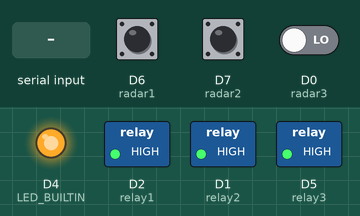
Bench run of a sketch on a simulated ESP8266 (NodeMCU). On the bench: switched loads named in the sketch (green lamp = pin HIGH), output pins drawn as LEDs (lit = HIGH, except the on-board LED, lit = LOW). The inputs (shaded band) are chosen by the test bench; at power-on: D6 (radar1) HIGH, D7 (radar2) HIGH, D0 (radar3) LOW. What the sketch prints to the serial monitor is not drawn.

Above: at 1.8 s.
1.9 s: D6 (radar1) pulled LOW for 0.6 s
At 2.4 s:
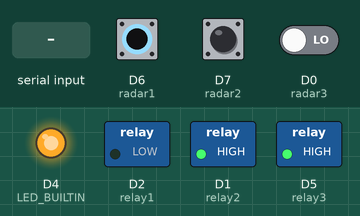
4.5 s: D7 (radar2) pulled LOW for 0.6 s
At 5.8 s:
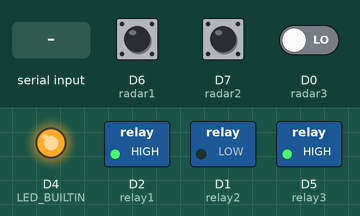
7.5 s: "1\n" received over Serial
At 9.4 s:
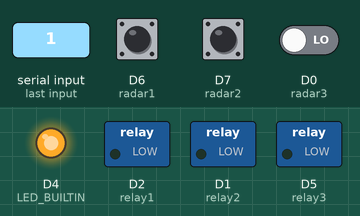
Timing chart, 0 to 10.9 s (numbered marks = the images above; inputs shaded):
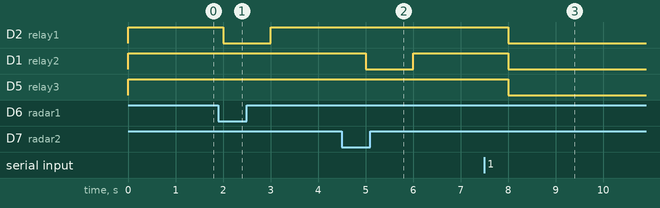

Measured:
- after the input at 1.9 s, D2 (relay1): HIGH → LOW after 0.10 s, → HIGH 1.0 s later
- after the input at 4.5 s, D1 (relay2): HIGH → LOW after 0.50 s, → HIGH 1.0 s later
- after the input at 7.5 s, D2 (relay1), D1 (relay2), D5 (relay3): HIGH → LOW after 0.51 s

The sketch:

TA_Sistem2.ino
```cpp
// INI SISTEM2
#include <ArduinoJson.h>

#define radar1 D6
#define radar2 D7
#define radar3 D0
#define relay1 D2
#define relay2 D1
#define relay3 D5

int currentRelay1State = HIGH;
int currentRelay2State = HIGH;
int currentRelay3State = HIGH;

String inputString = "";  // A string to hold incoming data
bool stringComplete = false;  // Whether the string is complete
int communication = 2; // 1 untuk sistem1 ke sistem2, 2 untuk sistem2 ke sistem1
int automation = 1; // 0 Manual || 1 Otomatis
int radar_atas = -1;
int currentRadar1, currentRadar2, currentRadar3;

void setup() {
  Serial.begin(115200);
  pinMode(radar1, INPUT_PULLUP);
  pinMode(radar2, INPUT_PULLUP);
  pinMode(radar3, INPUT); // Buat PULLUP EKSTERNAL
  pinMode(relay1, OUTPUT);
  pinMode(relay2, OUTPUT);
  pinMode(relay3, OUTPUT);
  pinMode(LED_BUILTIN, OUTPUT);
  digitalWrite(LED_BUILTIN, LOW);
}

void loop() {
  currentRadar1 = digitalRead(radar1);
  currentRadar2 = digitalRead(radar2);
  currentRadar3 = digitalRead(radar3);

  if (automation == 1) {
    currentRelay1State = (currentRadar1 == LOW) ? LOW : HIGH;
    currentRelay2State = (currentRadar2 == LOW) ? LOW : HIGH;
    currentRelay3State = (radar_atas == LOW) ? LOW : HIGH; //RADAR ATAS KOSONG = mendorong air ke atas

    digitalWrite(relay1, currentRelay1State);
    digitalWrite(relay2, currentRelay2State);
    digitalWrite(relay3, currentRelay3State);
  }

  // MENGIRIM KOMUNIKASI
  if (communication == 2) {
    sendCommunication();
  }

  // MENERIMA KOMUNIKASI
  if (stringComplete) {
    StaticJsonDocument<250> doc;
    DeserializationError error = deserializeJson(doc, inputString);

    if (!error) {
      radar_atas = doc["radar_atas"];
      automation = doc["automation"];
      communication = doc["communication"];

      if (automation == 0) {
        currentRelay1State = doc["relay1State"];
        currentRelay2State = doc["relay2State"];
        currentRelay3State = doc["relay3State"];
        digitalWrite(relay1, currentRelay1State);
        digitalWrite(relay2, currentRelay2State);
        digitalWrite(relay3, currentRelay3State);
      }
    } else {
      communication = 1;
      sendCommunication();
    }

    inputString = "";
    stringComplete = false;
  }

  serialEvent();  // Call serialEvent manually
  delay(1000);
}

void serialEvent() {
  while (Serial.available()) {
    char inChar = (char)Serial.read();
    if (inChar == '\n') {
      stringComplete = true;
    } else {
      inputString += inChar;
    }
  }
}

void sendCommunication() {
  communication = 1;

  StaticJsonDocument<250> doc;
  doc["relay1State"] = currentRelay1State;
  doc["relay2State"] = currentRelay2State;
  doc["relay3State"] = currentRelay3State;
  doc["radar1"] = currentRadar1;
  doc["radar2"] = currentRadar2;
  doc["radar3"] = currentRadar2;
  doc["communication"] = communication;

  String data;
  serializeJson(doc, data);
  Serial.println(data);
  Serial.flush();  // Ensure the data is sent
}
```
